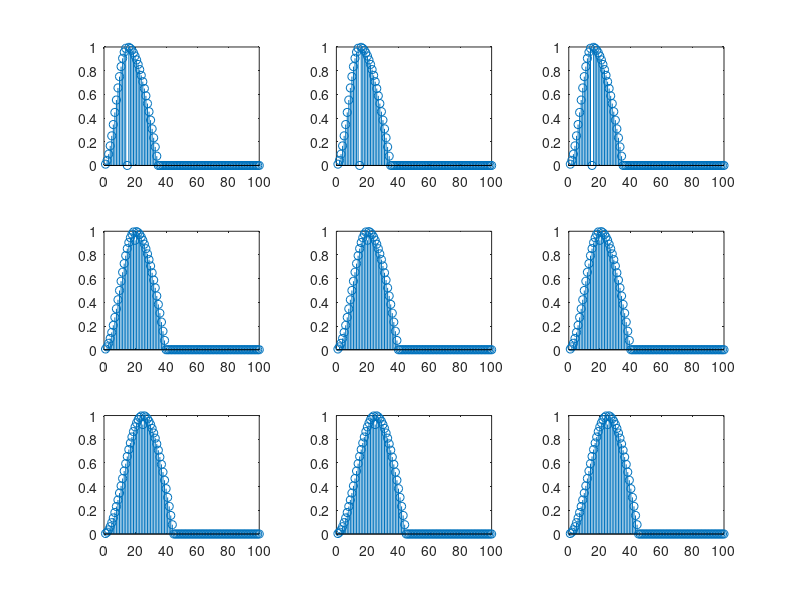

This chart was generated by the following MATLAB code:
clc
clear all
close all
%%
range=1:100;
for i=1:3
    p=10+5*i;
    for j=1:3
        k=30+5*i;
        for n=1:100
            if(n<p)
               g(n)=(1-cos(pi*n/p))/2;
            end
            if ((n>p)&&(n<k))
               g(n)=(cos((pi*(n-p))/((k-p)*2)))
            end
            if (n>k)
               g(n)=0;
            end
        end
        subplot(3,3,(3*(i-1))+j)
        stem(range,g);
    end
end
